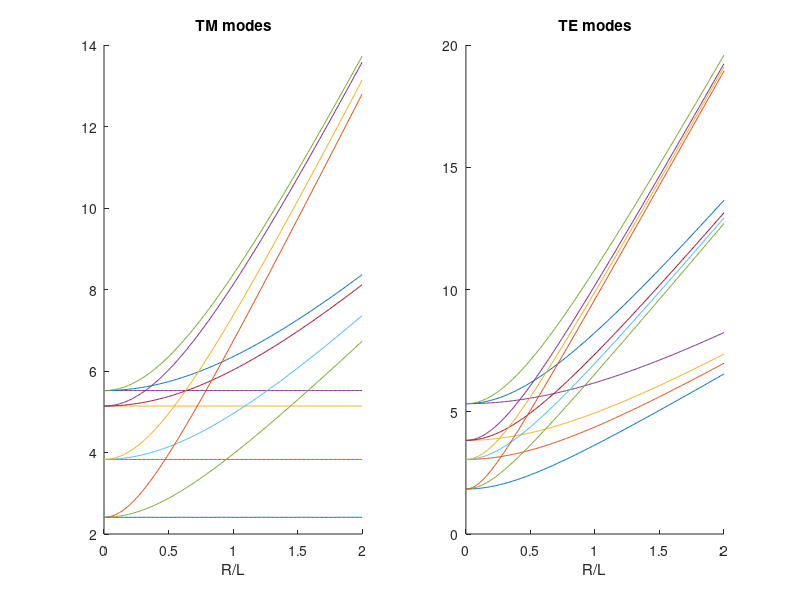

Source code (MATLAB):
clear all; close all;

%TM modes
z = [2.41, 3.83, 5.14, 5.52];
p = [0 1 2];
rl = 0:0.01:2;
figure(10); subplot(1,2,1); hold on; title('TM modes'); xlabel('R/L')
for jj=1:length(p)
    for kk=1:length(z);
        omega(jj,kk,:) = sqrt(z(kk)^2+(p(jj)*pi.*rl).^2);
        plot(rl, squeeze(omega(jj,kk,:)));
    end
end

%TE modes
z = [1.84,3.05, 3.83, 5.33];
p = [1 2 3];
rl = 0:0.01:2;
subplot(1,2,2);  hold on; title('TE modes'); xlabel('R/L')
for jj=1:length(p)
    for kk=1:length(z);
        omega(jj,kk,:) = sqrt(z(kk)^2+(p(jj)*pi.*rl).^2);
        plot(rl, squeeze(omega(jj,kk,:)));
    end
end
